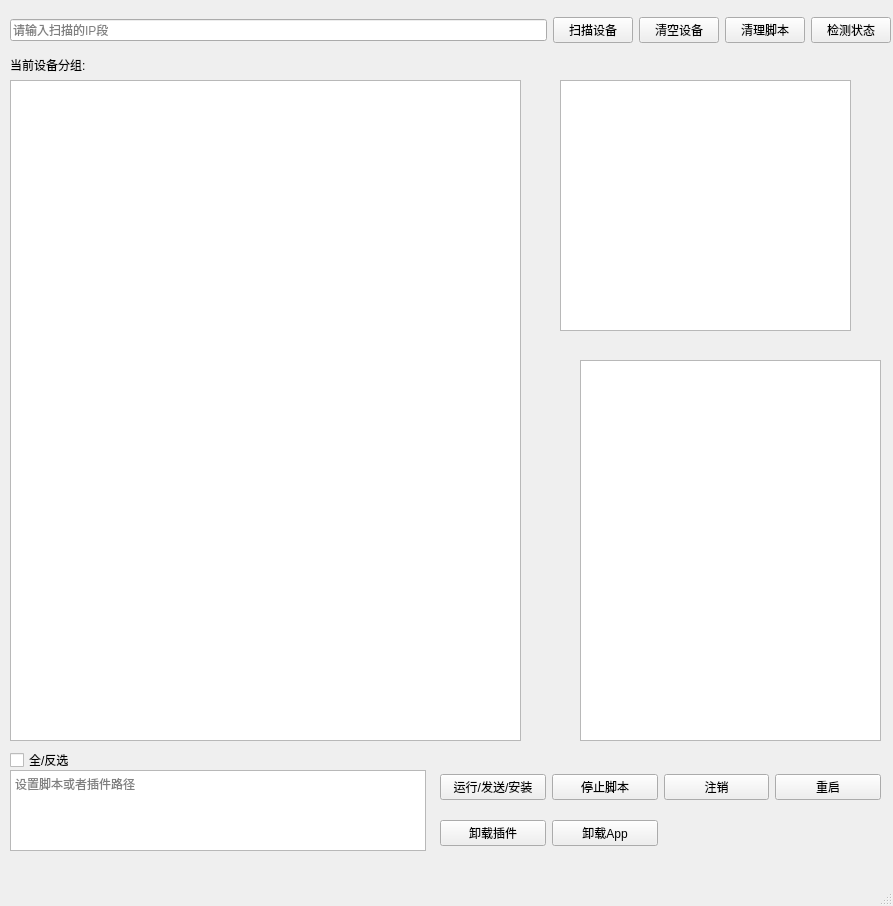
<?xml version="1.0" encoding="UTF-8"?>
<ui version="4.0">
 <class>MainWindow</class>
 <widget class="QMainWindow" name="MainWindow">
  <property name="geometry">
   <rect>
    <x>0</x>
    <y>0</y>
    <width>893</width>
    <height>906</height>
   </rect>
  </property>
  <property name="windowTitle">
   <string>MainWindow</string>
  </property>
  <widget class="QWidget" name="centralwidget">
   <widget class="QTableView" name="tableViewDevice">
    <property name="geometry">
     <rect>
      <x>10</x>
      <y>80</y>
      <width>511</width>
      <height>661</height>
     </rect>
    </property>
   </widget>
   <widget class="QWidget" name="horizontalLayoutWidget">
    <property name="geometry">
     <rect>
      <x>10</x>
      <y>0</y>
      <width>881</width>
      <height>61</height>
     </rect>
    </property>
    <layout class="QHBoxLayout" name="horizontalLayout">
     <item>
      <widget class="QLineEdit" name="lineEditIP">
       <property name="placeholderText">
        <string>请输入扫描的IP段</string>
       </property>
      </widget>
     </item>
     <item>
      <widget class="QPushButton" name="pushBtnScanning">
       <property name="text">
        <string>扫描设备</string>
       </property>
      </widget>
     </item>
     <item>
      <widget class="QPushButton" name="pushBtnClearDevice">
       <property name="text">
        <string>清空设备</string>
       </property>
      </widget>
     </item>
     <item>
      <widget class="QPushButton" name="pushBtnRepairTs">
       <property name="text">
        <string>清理脚本</string>
       </property>
      </widget>
     </item>
     <item>
      <widget class="QPushButton" name="pushBtnCheckStatus">
       <property name="text">
        <string>检测状态</string>
       </property>
      </widget>
     </item>
    </layout>
   </widget>
   <widget class="QCheckBox" name="cbCheckAllDevice">
    <property name="geometry">
     <rect>
      <x>10</x>
      <y>750</y>
      <width>311</width>
      <height>20</height>
     </rect>
    </property>
    <property name="text">
     <string>全/反选</string>
    </property>
   </widget>
   <widget class="QTableView" name="tableViewScript">
    <property name="geometry">
     <rect>
      <x>580</x>
      <y>360</y>
      <width>301</width>
      <height>381</height>
     </rect>
    </property>
   </widget>
   <widget class="QTextEdit" name="textEdit">
    <property name="geometry">
     <rect>
      <x>10</x>
      <y>770</y>
      <width>416</width>
      <height>81</height>
     </rect>
    </property>
    <property name="readOnly">
     <bool>true</bool>
    </property>
    <property name="placeholderText">
     <string>设置脚本或者插件路径</string>
    </property>
   </widget>
   <widget class="QWidget" name="gridLayoutWidget">
    <property name="geometry">
     <rect>
      <x>440</x>
      <y>760</y>
      <width>441</width>
      <height>100</height>
     </rect>
    </property>
    <layout class="QGridLayout" name="gridLayout">
     <item row="1" column="1">
      <widget class="QPushButton" name="pushButtonStop">
       <property name="text">
        <string>停止脚本</string>
       </property>
      </widget>
     </item>
     <item row="1" column="3">
      <widget class="QPushButton" name="pushButtonReLogin">
       <property name="text">
        <string>注销</string>
       </property>
      </widget>
     </item>
     <item row="1" column="4">
      <widget class="QPushButton" name="pushButtonReboot">
       <property name="text">
        <string>重启</string>
       </property>
      </widget>
     </item>
     <item row="1" column="0">
      <widget class="QPushButton" name="pushButtonRun">
       <property name="text">
        <string>运行/发送/安装</string>
       </property>
      </widget>
     </item>
     <item row="2" column="0">
      <widget class="QPushButton" name="pushButtonUninstallDeb">
       <property name="text">
        <string>卸载插件</string>
       </property>
      </widget>
     </item>
     <item row="2" column="1">
      <widget class="QPushButton" name="pushButtonUninstallApp">
       <property name="text">
        <string>卸载App</string>
       </property>
      </widget>
     </item>
    </layout>
   </widget>
   <widget class="QListView" name="listViewGroup">
    <property name="geometry">
     <rect>
      <x>560</x>
      <y>80</y>
      <width>291</width>
      <height>251</height>
     </rect>
    </property>
   </widget>
   <widget class="QLabel" name="labelGroupName">
    <property name="geometry">
     <rect>
      <x>10</x>
      <y>40</y>
      <width>511</width>
      <height>49</height>
     </rect>
    </property>
    <property name="text">
     <string>当前设备分组:</string>
    </property>
   </widget>
  </widget>
  <widget class="QMenuBar" name="menubar">
   <property name="geometry">
    <rect>
     <x>0</x>
     <y>0</y>
     <width>893</width>
     <height>22</height>
    </rect>
   </property>
  </widget>
  <widget class="QStatusBar" name="statusbar"/>
 </widget>
 <resources/>
 <connections>
  <connection>
   <sender>pushBtnClearDevice</sender>
   <signal>clicked()</signal>
   <receiver>MainWindow</receiver>
   <slot>clearDevice()</slot>
   <hints>
    <hint type="sourcelabel">
     <x>698</x>
     <y>67</y>
    </hint>
    <hint type="destinationlabel">
     <x>410</x>
     <y>95</y>
    </hint>
   </hints>
  </connection>
  <connection>
   <sender>pushBtnRepairTs</sender>
   <signal>clicked()</signal>
   <receiver>MainWindow</receiver>
   <slot>repairTS()</slot>
   <hints>
    <hint type="sourcelabel">
     <x>794</x>
     <y>67</y>
    </hint>
    <hint type="destinationlabel">
     <x>796</x>
     <y>73</y>
    </hint>
   </hints>
  </connection>
  <connection>
   <sender>pushBtnCheckStatus</sender>
   <signal>clicked()</signal>
   <receiver>MainWindow</receiver>
   <slot>checkStatus()</slot>
   <hints>
    <hint type="sourcelabel">
     <x>890</x>
     <y>67</y>
    </hint>
    <hint type="destinationlabel">
     <x>791</x>
     <y>45</y>
    </hint>
   </hints>
  </connection>
  <connection>
   <sender>pushBtnScanning</sender>
   <signal>clicked()</signal>
   <receiver>MainWindow</receiver>
   <slot>scanningDevice()</slot>
   <hints>
    <hint type="sourcelabel">
     <x>602</x>
     <y>67</y>
    </hint>
    <hint type="destinationlabel">
     <x>202</x>
     <y>92</y>
    </hint>
   </hints>
  </connection>
  <connection>
   <sender>cbCheckAllDevice</sender>
   <signal>clicked()</signal>
   <receiver>MainWindow</receiver>
   <slot>checkAllDevice()</slot>
   <hints>
    <hint type="sourcelabel">
     <x>75</x>
     <y>772</y>
    </hint>
    <hint type="destinationlabel">
     <x>152</x>
     <y>549</y>
    </hint>
   </hints>
  </connection>
  <connection>
   <sender>tableViewDevice</sender>
   <signal>clicked(QModelIndex)</signal>
   <receiver>MainWindow</receiver>
   <slot>checkClaculate()</slot>
   <hints>
    <hint type="sourcelabel">
     <x>144</x>
     <y>274</y>
    </hint>
    <hint type="destinationlabel">
     <x>59</x>
     <y>68</y>
    </hint>
   </hints>
  </connection>
  <connection>
   <sender>pushButtonRun</sender>
   <signal>clicked()</signal>
   <receiver>MainWindow</receiver>
   <slot>runScript()</slot>
   <hints>
    <hint type="sourcelabel">
     <x>498</x>
     <y>802</y>
    </hint>
    <hint type="destinationlabel">
     <x>522</x>
     <y>741</y>
    </hint>
   </hints>
  </connection>
  <connection>
   <sender>pushButtonStop</sender>
   <signal>clicked()</signal>
   <receiver>MainWindow</receiver>
   <slot>stopScript()</slot>
   <hints>
    <hint type="sourcelabel">
     <x>612</x>
     <y>794</y>
    </hint>
    <hint type="destinationlabel">
     <x>629</x>
     <y>733</y>
    </hint>
   </hints>
  </connection>
  <connection>
   <sender>pushButtonReLogin</sender>
   <signal>clicked()</signal>
   <receiver>MainWindow</receiver>
   <slot>signOutDevice()</slot>
   <hints>
    <hint type="sourcelabel">
     <x>697</x>
     <y>797</y>
    </hint>
    <hint type="destinationlabel">
     <x>711</x>
     <y>722</y>
    </hint>
   </hints>
  </connection>
  <connection>
   <sender>pushButtonReboot</sender>
   <signal>clicked()</signal>
   <receiver>MainWindow</receiver>
   <slot>rebootDevice()</slot>
   <hints>
    <hint type="sourcelabel">
     <x>880</x>
     <y>814</y>
    </hint>
    <hint type="destinationlabel">
     <x>752</x>
     <y>741</y>
    </hint>
   </hints>
  </connection>
 </connections>
 <slots>
  <slot>clearDevice()</slot>
  <slot>repairTS()</slot>
  <slot>checkStatus()</slot>
  <slot>scanningDevice()</slot>
  <slot>checkAllDevice()</slot>
  <slot>checkClaculate()</slot>
  <slot>runScript()</slot>
  <slot>stopScript()</slot>
  <slot>signOutDevice()</slot>
  <slot>rebootDevice()</slot>
 </slots>
</ui>
